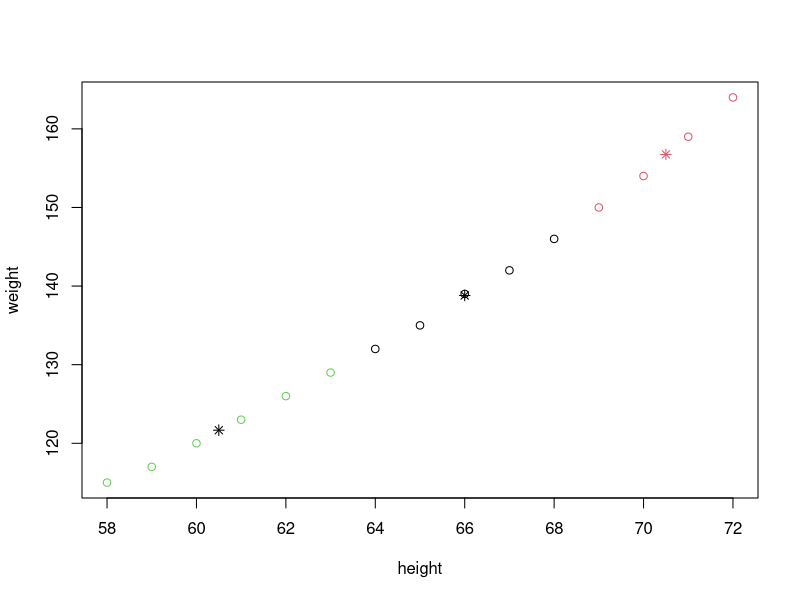
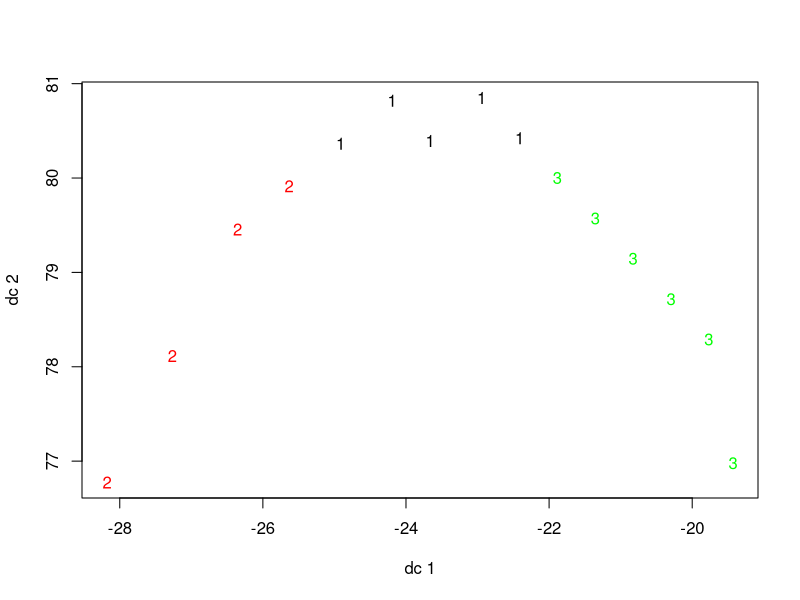
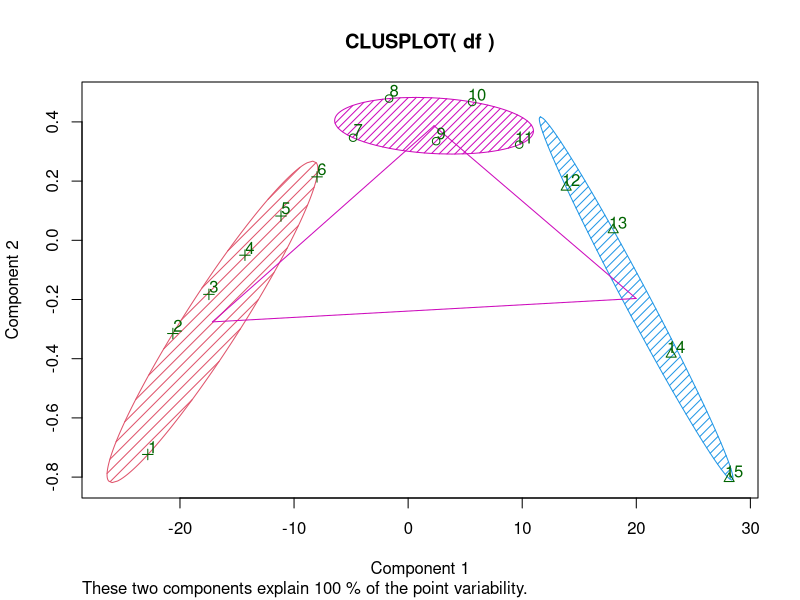
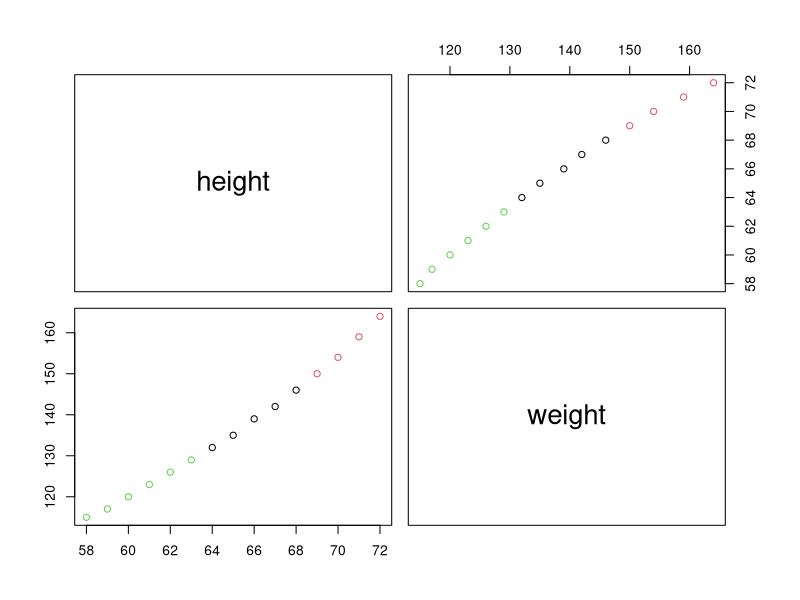

R code for these plots, in order:
#Clustering on women data set
#http://dni-institute.in/blogs/k-means-clustering-algorithm-explained/
library(cluster)
library(fpc)

data(women)
df = women
set.seed(101)
wc1 = kmeans(df, centers=3, iter.max=1)
wc1

set.seed(101)
wc2 = kmeans(df, centers=3, iter.max=5)
wc2

# Plot
plot(df,col=wc2$cluster)
points(wc2$center,col=1:2,pch=8,cex=1)

fpc::plotcluster(df, wc2$cluster)

#plot(df, wc2)
cluster::clusplot(df, wc2$cluster, color=TRUE, shade=TRUE,        labels=3, lines=1)
points(wc2$centers, col = 1:2, pch = 15, cex = 5)

with(df, pairs(df, col=c(1:3)[wc2$cluster])) 
